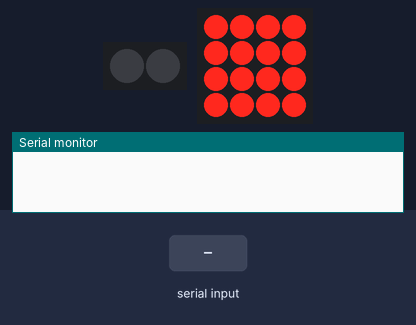
Bench run of a sketch on a simulated Teensy 4. Shown: 2 RGB LEDs in strip order, left to right, 4×4 LED matrix, the last lines printed to the serial monitor. The test bench sets the inputs (shaded band). Dim RGB values are drawn brighter than linear; EEPROM starts erased.

Above: at 0.8 s.
At 2.0 s:
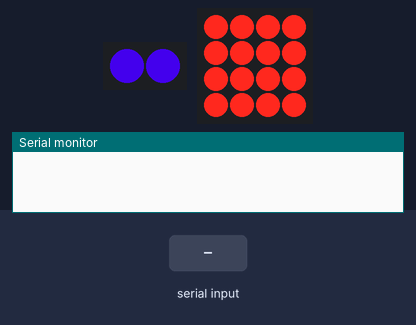
2.1 s: "i90\n" received over Serial
At 3.34 s:
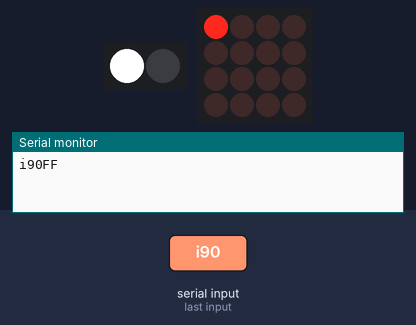
3.9 s: "i,45\n" received over Serial
Timing chart, 0 to 21.4 s (numbered marks = the images above; inputs shaded):
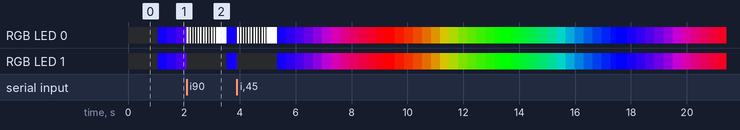

The sketch:

button_panel.ino
```cpp
#include <Wire.h>
#include <Adafruit_NeoPixel.h>
#include <LPD8806.h>
#include "Adafruit_Trellis.h"
#include <SPI.h>
#include <EEPROM.h>

#define VERSION "Trellis Arrows Panel V.2"

// EEPROM addresses
#define PANEL_ID             0

Adafruit_Trellis trellis = Adafruit_Trellis();

#define numKeys 16

// Serial Communication Config
#define MAX_COMMAND_LENGTH     128

// LED strip controlling arrow LEDs
#define STRIP_LED_COUNT        2

LPD8806 LEDStrip = LPD8806( STRIP_LED_COUNT, 9 /* data pin */, 10 /* clock pin */);

void setup() {
  Serial.begin(38400);

  trellis.begin(0x70);

  // Joystick configured for Manual Send, Joystick.send_now() must be called
  //  to send a USB packet accross the wire
  Joystick.useManualSend(true);

  LEDStrip.begin();
  LEDStrip.show();

  Strip_Init();

  for (uint8_t i=0; i<numKeys; i++) {
    trellis.setLED(i);
    trellis.writeDisplay();
    delay(50);
  }

//  for (uint8_t i=0; i<numKeys; i++) {
//    trellis.clrLED(i);
//  }

  trellis.writeDisplay();

  Joystick.X(512);
  Joystick.Y(512);
}

void toggle(int placeVal) {
 if (trellis.isLED(placeVal))
    trellis.clrLED(placeVal);
  else
    trellis.setLED(placeVal);
}

void loop() {
  static char SerialCommand[MAX_COMMAND_LENGTH + 1];
  static int SerialCommandLength = 0;

  while (Serial.available())
  {

    char c = Serial.read();
    if ( c == 13 || c == '\n' )
    {
      ProcessCommand( SerialCommand, SerialCommandLength );
      SerialCommandLength = 0;
      Serial.printf("\n");
    }
    else
    {
      if ( SerialCommandLength < MAX_COMMAND_LENGTH )
      {
        SerialCommand[SerialCommandLength] = c;
        SerialCommandLength += 1;
        Serial.printf("%c", c);
      }
    }
  }

    delay(30); // 30ms delay is required, dont remove me!
    // If a button was just pressed or released...
    if (trellis.readSwitches()) {
      // go through every button
      for (uint8_t i=0; i<16; i++) {
        Joystick.button(i + 1, trellis.isKeyPressed(i));
      }

//      Joystick.button(13, trellis.isKeyPressed(12) ||
//                          trellis.isKeyPressed(13) ||
//                          trellis.isKeyPressed(14) ||
//                          trellis.isKeyPressed(15));
    }
    // tell the trellis to set the LEDs we requested
    trellis.writeDisplay();
    Joystick.send_now();

    Strip_Update();
}

void ProcessCommand(char* command, int len)
{
  int pad_led;
  int panelId;

  if (len < 1)
    return;

  switch (command[0])
  {
    case 's':
      Strip_ProcessCommand(command, len);
      break;

    case 'o':
      if (len != 2)
        goto error;

      if (command[1] == '*')
      {
        for (pad_led = 0; pad_led < numKeys; ++pad_led)
        {
          trellis.setLED(pad_led);
        }
      }
      else
      {
        pad_led = IntFromHex(command[1]);
        if (pad_led < 0)
          goto error;

        trellis.setLED(pad_led);
      }
      break;

    case 'f':
      if (len != 2)
        goto error;

      if (command[1] == '*')
      {
        for (pad_led = 0; pad_led < numKeys; ++pad_led)
        {
          trellis.clrLED(pad_led);
        }
      }
      else
      {
        pad_led = IntFromHex(command[1]);
        if (pad_led < 0)
          goto error;

        trellis.clrLED(pad_led);
      }
      break;

     case 'v':
       Serial.printf("%s\n", VERSION);
       break;

     case 'i':
       panelId = EEPROM.read(PANEL_ID);
       Serial.printf("%02X\n", panelId);
       Joystick.button(1, 1);
       Strip_ProcessCommand("s0fffffff0030", 13);
       Strip_ProcessCommand("s1s000000", 9);
       trellis.clear();
       trellis.blinkRate(2);
       trellis.setLED(0);
       trellis.writeDisplay();
       for (int i = 0; i < 100; ++i)
       {

         Joystick.send_now();
         Strip_Update();
         delay(10);
       }
       Joystick.button(1, 0);
       Joystick.send_now();
       trellis.clear();
       trellis.blinkRate(0);
       trellis.writeDisplay();
       Strip_ProcessCommand("s0r0004", 7);
       Strip_ProcessCommand("s1r0004", 7);
       break;

     case 'w':
       if (len == 3)
       {
         panelId = IntFromHex(&command[1], 2);
         if (panelId < 0)
         {
           Serial.printf("Invalid panel id: %s\n", &command[1]);
         }
         else
         {
           EEPROM.write(PANEL_ID, panelId);
           Serial.printf("success");
         }
       }
       else
       {
         Serial.printf("Invalid command length for: w\n");
       }
       break;

    default:
      goto error;
  }
  return;

  error:
    Serial.printf("Invalid command.\n");
}


int IntFromHex( char c )
{
  if ( c >= '0' && c <= '9' )
  {
    return c - '0';
  }

  if ( c >= 'A' && c <= 'F' )
  {
    return c - 'A' + 10;
  }

  if ( c >= 'a' && c <= 'f' )
  {
    return c - 'a' + 10;
  }

  return -1;
}

int IntFromHex( char* input, int numDigits )
{
  int returnVal = 0;

  for ( int i = 0; i < numDigits; ++i )
  {
    int i_add = IntFromHex( input[i] ) << (4 * (numDigits - i - 1) );

    if (i_add == -1)
      return -1;

    returnVal += i_add;
  }

  return returnVal;
}
```

LEDGroupState.ino
```cpp
enum LEDMode
{
  Mode_Off,
  Mode_SolidColor,
  Mode_Flashing,
  Mode_Meter,
  Mode_RainbowScroll
};

class LEDGroupState
{
public:
  LEDGroupState() {}

  void Init( LPD8806* driver, int LEDoffset, int LEDcount );
  void Init( Adafruit_NeoPixel* driver, int LEDoffset, int LEDcount );

  void Update( unsigned long currentMillis );

  void SetOff();
  void SetSolid( uint8_t r, uint8_t g, uint8_t b );
  void SetFlashing( uint8_t r, uint8_t g, uint8_t b, uint32_t flashInterval );
  void SetMeter( uint8_t r, uint8_t g, uint8_t b, uint8_t value );
  void SetRainbowScroll( uint32_t changeInterval );

private:
  void _FillSolid( uint32_t color );
  void _FillRainbow( uint16_t colorWheelOffset );
  void _FillMeter( uint32_t color, uint8_t meterValue );

  uint32_t _Color( uint8_t red, uint8_t green, uint8_t blue );
  uint32_t _ColorWheel( uint16_t WheelPos );

  unsigned long mMilliCounter;
  uint32_t mFlashInterval;
  LEDMode mCurrentMode;
  uint32_t mColorValue;
  int mMeterValue;
  uint16_t mColorWheelOffset;
  bool mFlashOn;

  int mLEDoffset;
  int mLEDcount;
  LPD8806* mLPD8806Driver;
  Adafruit_NeoPixel* mNeoPixelDriver;
};

void LEDGroupState::Init( LPD8806* driver, int LEDoffset, int LEDcount )
{
  mLPD8806Driver = driver;
    mNeoPixelDriver = 0;
  mLEDoffset = LEDoffset;
  mLEDcount = LEDcount;

  SetOff();
}

void LEDGroupState::Init( Adafruit_NeoPixel* driver, int LEDoffset, int LEDcount )
{
  mLPD8806Driver = 0;
  mNeoPixelDriver = driver;
  mLEDoffset = LEDoffset;
  mLEDcount = LEDcount;

  SetOff();
}

void LEDGroupState::Update( unsigned long currentMillis )
{
  switch ( mCurrentMode )
  {
    case Mode_Flashing:
    {
      if ( currentMillis > (mMilliCounter + mFlashInterval) )
      {
        mMilliCounter += mFlashInterval;

        mFlashOn = !mFlashOn;
        if ( mFlashOn )
        {
          _FillSolid( mColorValue );
        }
        else
        {
          _FillSolid( 0 );
        }

      }
    }
    break;

    case Mode_RainbowScroll:
    {
      if ( currentMillis > (mMilliCounter + mFlashInterval) )
      {
        mMilliCounter += mFlashInterval;

        mColorWheelOffset = (mColorWheelOffset + 1) % (128 * 3);
        _FillRainbow( mColorWheelOffset );
      }
    }
    break;

    default:
      break;
  }
}

void LEDGroupState::SetOff()
{
  mCurrentMode = Mode_Off;

  mColorValue = 0;
  _FillSolid( mColorValue );
}

void LEDGroupState::SetSolid( uint8_t r, uint8_t g, uint8_t b )
{
  mCurrentMode = Mode_SolidColor;

  mColorValue = _Color( r,g,b );
  _FillSolid( mColorValue );
}

void LEDGroupState::SetFlashing( uint8_t r, uint8_t g, uint8_t b, uint32_t flashInterval )
{
  mCurrentMode = Mode_Flashing;
  mFlashInterval = flashInterval;
  mFlashOn = true;
  mMilliCounter = millis();

  mColorValue = _Color( r,g,b );
  _FillSolid( mColorValue );
}

void LEDGroupState::SetRainbowScroll( uint32_t changeInterval )
{
  mCurrentMode = Mode_RainbowScroll;
  mFlashInterval = changeInterval;
  mMilliCounter = millis();
  mColorWheelOffset = 0;

  _FillRainbow( mColorWheelOffset );
}

void LEDGroupState::SetMeter( uint8_t r, uint8_t g, uint8_t b, uint8_t meterValue )
{
  mCurrentMode = Mode_Meter;
  mMeterValue = meterValue;
  mColorValue = _Color( r,g,b );

  _FillMeter( mColorValue, mMeterValue );
}


uint32_t LEDGroupState::_Color( uint8_t red, uint8_t green, uint8_t blue )
{
  if ( mLPD8806Driver )
    return mLPD8806Driver->Color( green, blue, red     );
  else
    return mNeoPixelDriver->Color( red, green, blue );
}

uint32_t LEDGroupState::_ColorWheel(uint16_t WheelPos)
{
  uint8_t r, g, b;
  WheelPos %= (128*3);

  switch(WheelPos / 128)
  {
    case 0:
      r = 127 - WheelPos % 128;   //Red down
      g = WheelPos % 128;      // Green up
      b = 0;                  //blue off
      break;
    case 1:
      g = 127 - WheelPos % 128;  //green down
      b = WheelPos % 128;      //blue up
      r = 0;                  //red off
      break;
    case 2:
      b = 127 - WheelPos % 128;  //blue down
      r = WheelPos % 128;      //red up
      g = 0;                  //green off
      break;
  }
  return(_Color(r,g,b));
}

void LEDGroupState::_FillSolid( uint32_t color )
{
  int LEDend = mLEDoffset + mLEDcount;

  if ( mLPD8806Driver )
  {
     for(int i=mLEDoffset; i<LEDend; i++)
     {
       mLPD8806Driver->setPixelColor(i, color );
     }
  }
  else
  {
     for(int i=mLEDoffset; i<LEDend; i++)
     {
       mNeoPixelDriver->setPixelColor(i, color );
     }
  }
}

void LEDGroupState::_FillRainbow( uint16_t wheelOffset )
{
  int wheelSkip = (128*3) / mLEDcount;

  int LEDend = mLEDoffset + mLEDcount;

  if ( mLPD8806Driver )
  {
     for(int i=mLEDoffset; i<LEDend; i++)
     {
       mLPD8806Driver->setPixelColor(i, _ColorWheel(wheelOffset) );
       wheelOffset += wheelSkip;
     }
  }
  else
  {
     for(int i=mLEDoffset; i<LEDend; i++)
     {
       mNeoPixelDriver->setPixelColor(i, _ColorWheel(wheelOffset) );
       wheelOffset += wheelSkip;
     }
  }
}

void LEDGroupState::_FillMeter( uint32_t color, uint8_t meterValue )
{
  int LEDendOn = mLEDoffset + meterValue;
  int LEDend = mLEDoffset + mLEDcount;

  if ( mLPD8806Driver )
  {
     for(int i=mLEDoffset; i<LEDend; i++)
     {
       if ( i < LEDendOn )
         mLPD8806Driver->setPixelColor(i, color );
       else
         mLPD8806Driver->setPixelColor(i, 0 );
     }
  }
  else
  {
     for(int i=mLEDoffset; i<LEDend; i++)
     {
       if ( i < LEDendOn )
         mNeoPixelDriver->setPixelColor(i, color );
       else
         mNeoPixelDriver->setPixelColor(i, 0 );
     }
  }
}
```

PixelStripControl.ino
```cpp
// Button Command Reference
//
//  KEY: ## = ButtonNumber  RR = red   GG = green   BB = blue  TTTT = FlashInterval in milliseconds
//
// Solid Color
// bs##RRGGBB
//
// Flasing Color
// bf##RRGGBBTTTT
//


// LED Panel Strip Command Reference
//
//  KEY: RR = red   GG = green   BB = blue  TTTT = FlashInterval in milliseconds
//       VV = Meter Value
//
// Solid Color
// psRRGGBB
//
// Flashing Color
// pfRRGGBBTTTT
//
// Rainbow Scroll
// prTTTT
//
// Meter
// pmRRGGBBVV
//


#define FIRST_BUTTON_LED_OFFSET   0
#define BUTTON_LED_COUNT          2

static LEDGroupState ButtonLEDState[BUTTON_LED_COUNT];

void Strip_Init()
{
  for ( int i = 0; i < BUTTON_LED_COUNT; ++i )
  {
    ButtonLEDState[i].Init( &LEDStrip, FIRST_BUTTON_LED_OFFSET + i, 1 );
    //ButtonLEDState[i].SetOff();
    ButtonLEDState[i].SetRainbowScroll(2);
  }

  //ButtonLEDState[0].SetFlashing( 0, 127, 0, 1000 );
}


void Strip_Update()
{
  unsigned long currentMillis = millis();

  for ( int i = 0; i < BUTTON_LED_COUNT; ++i )
  {
    ButtonLEDState[i].Update( currentMillis );
  }

  LEDStrip.show();
}


void Strip_ProcessCommand( char* Command, int CommandLength )
{
  if ( CommandLength < 3 )
    return;

  LEDGroupState* group;

  uint32_t buttonId = IntFromHex( Command[1] );
  group = &ButtonLEDState[buttonId];

  switch ( Command[2] )
  {
    case 's':
    {
      if ( CommandLength != 9 )
        goto error;

      int red = IntFromHex( &Command[3], 2 );
      int green = IntFromHex( &Command[5], 2 );
      int blue = IntFromHex( &Command[7], 2 );

      if (red < 0 || green < 0 || blue < 0)
        goto error;

      group->SetSolid( red,green,blue );
    }
    break;

    case 'f':
    {
      if ( CommandLength != 13 )
        goto error;

      int red = IntFromHex( &Command[3], 2 );
      int green = IntFromHex( &Command[5], 2 );
      int blue = IntFromHex( &Command[7], 2 );

      if (red < 0 || green < 0 || blue < 0)
        goto error;

      int flashInterval = IntFromHex( &Command[9], 4 );

      if (flashInterval < 0)
        goto error;

      group->SetFlashing( red, green, blue, flashInterval );
    }
    break;

    case 'r':
    {
        if ( CommandLength != 7 )
          goto error;

        int flashInterval = IntFromHex( &Command[3], 4 );

        if (flashInterval < 0)
          goto error;

        group->SetRainbowScroll( flashInterval );
    }
    break;

    case 'm':
    {
        if ( CommandLength != 11 )
          goto error;

      int red = IntFromHex( &Command[3], 2 );
      int green = IntFromHex( &Command[5], 2 );
      int blue = IntFromHex( &Command[7], 2 );
      int value = IntFromHex( &Command[9], 2 );

      if (red < 0 || green < 0 || blue < 0 || value < 0)
        goto error;

      group->SetMeter( red, green, blue, value );
    }
  }

  return;

error:
  Serial.printf( "Bad LED Strip command: %s\n", Command );
}
```

Measured:
- after the input at 2.1 s, the display: changes at once (image 2)
